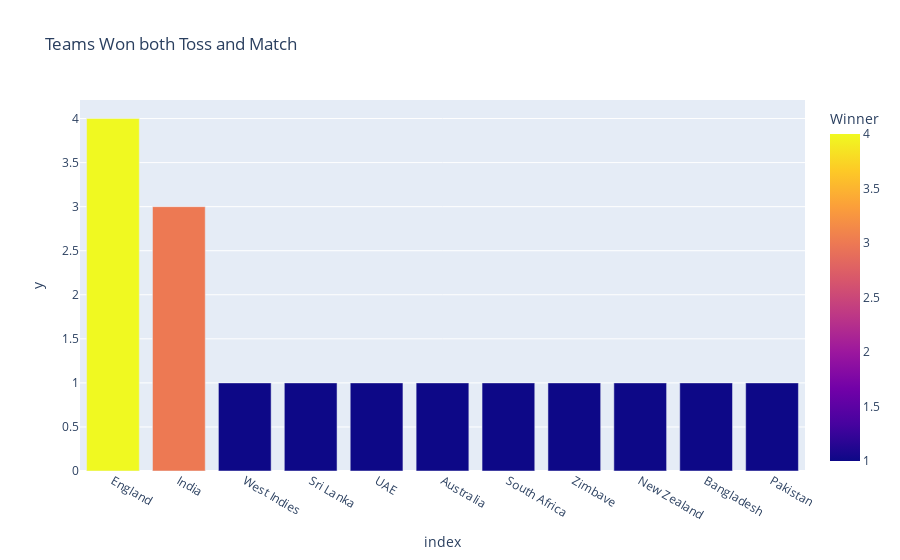

Notebook code cell kept with this figure:
### Code cell
px.bar(TW,x=TW.index,y=TW.values,color='Winner',title='Teams Won both Toss and Match')

### Figure 1 — Plotly figure (JSON) as saved in the notebook; plotly's stock layout.template omitted (floating-point values rounded to 4 significant figures)
{"data": [{"alignmentgroup": "True", "hovertemplate": "index=%{x}<br>y=%{y}<br>Winner=%{marker.color}<extra></extra>", "legendgroup": "", "marker": {"color": [4, 3, 1, 1, 1, 1, 1, 1, 1, 1, 1], "coloraxis": "coloraxis", "pattern": {"shape": ""}}, "name": "", "offsetgroup": "", "orientation": "v", "showlegend": false, "textposition": "auto", "type": "bar", "x": ["England", "India", "West Indies", "Sri Lanka", "UAE", "Australia", "South Africa", "Zimbave", "New Zealand", "Bangladesh", "Pakistan"], "xaxis": "x", "y": [4, 3, 1, 1, 1, 1, 1, 1, 1, 1, 1], "yaxis": "y"}], "layout": {"barmode": "relative", "coloraxis": {"colorbar": {"title": {"text": "Winner"}}, "colorscale": [[0, "#0d0887"], [0.1111, "#46039f"], [0.2222, "#7201a8"], [0.3333, "#9c179e"], [0.4444, "#bd3786"], [0.5556, "#d8576b"], [0.6667, "#ed7953"], [0.7778, "#fb9f3a"], [0.8889, "#fdca26"], [1, "#f0f921"]]}, "legend": {"tracegroupgap": 0}, "title": {"text": "Teams Won both Toss and Match"}, "xaxis": {"anchor": "y", "domain": [0, 1], "title": {"text": "index"}}, "yaxis": {"anchor": "x", "domain": [0, 1], "title": {"text": "y"}}}}
